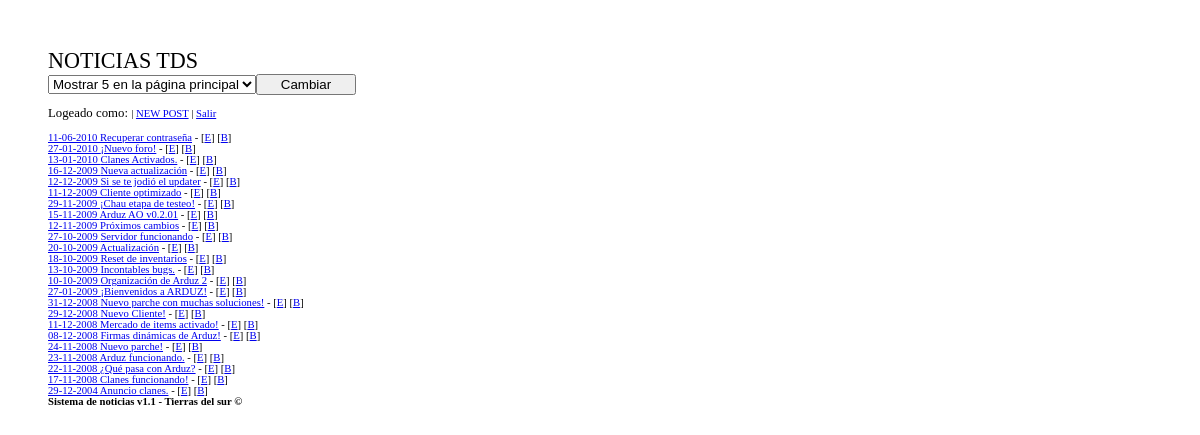
Screenshot of /noti/panela.php (signed in) with the database file from the repository.
### tables this page shows
CREATE TABLE `noticias` (
  `id` int(6) NOT NULL,
  `name` varchar(200) NOT NULL,
  `msg` text NOT NULL,
  `date` int(11) NOT NULL DEFAULT 0,
  `titulo` varchar(50) NOT NULL,
  `completa` text NOT NULL
);

### noti/panela.php (called while the page is built, shortened)
<?php
include "ver.php";
?>

### noti/seguro.php (called while the page is built, shortened)
<?php
require_once("theme.php");
function exec_sql($sql) {
	$result = mysql_query($sql);
	return $result;
}
function urls_amigables($url) {
$url = utf8_encode(strtolower($url));
$find = array('�', '�', '�', '�', '�', '�');
$repl = array('a', 'e', 'i', 'o', 'u', 'n');
$url = utf8_encode(str_replace ($find, $repl, $url));
$find = array(' ', '&', '\r\n', '\n', '+');
$url = utf8_encode(str_replace ($find, '-', $url));
$find = array('/[^a-z0-9\-<>]/', '/[\-]+/', '/<[^>]*>/');
$repl = array('', '-', '');
$url = preg_replace ($find, $repl, $url);
return $url;
}
?>

### noti/ver.php (the view, shortened to what this page needs)
<?php
require_once("seguro.php");
theme_header("NOTICIAS TDS");
if ($_SESSION["noti"]!="SI") {
	echo("Acceso denegado.");
	theme_header("LOGIN");
	theme_login();
	footer();
	exit();
} else {
echo '<form action="ver.php" method="post"><select name="cuantas"><option value="5">Mostrar 5 en la página principal</option><option value="4">Mostrar 4 en la página principal</option><option value="3">Mostrar 3 en la página principal</option><option value="2">Mostrar 2 en la página principal</option><option value="1">Mostrar 1 en la página principal</option></select><input type="submit" value="Cambiar" name="mostrar" style="width:100px;"/></form>';
	echo '<br/><big>Logeado como: <b>'.$_SESSION['nick'].'</b></big> | <a href=\'add.php\'>NEW POST</a> | <a href="ver.php?salir='.$_SESSION['nick'].'" title="Salir">Salir</a><br/><br/><div style="width:400px;">';
	$res_id = exec_sql("SELECT * FROM `noticias` ORDER BY `date` DESC");
	while ($row = mysql_fetch_array($res_id)) {
		$linx = urls_amigables($row['titulo']);
		$tito = $row['titulo'];
		$tito = '<a title="Leer m&aacute;s, '.$row['titulo'].'" href="leernoticia.html?n='.$row['id'].'.'.$linx.'">'.date("d-m-Y",$row['date']).' '.$tito.'</a> - [<a href="edit.php?idx='. $row['id'] .'" title="Editar">E</a>] [<a href="borrar.php?idx='. $row['id'] .'" title="Borrar">B</a>]<br />
';
		echo $tito;
	}
}
echo "</div>";
footer();
?>

### noti/theme.php (shortened to what this page needs)
<?php
function theme_header($title="Noticias")
{
	echo '
<!DOCTYPE html PUBLIC "-//W3C//DTD XHTML 1.0 Transitional//EN" "http://www.w3.org/TR/xhtml1/DTD/xhtml1-transitional.dtd">
<html xmlns="http://www.w3.org/1999/xhtml" xml:lang="es" lang="es">
<head>
	<title>'.$title.'</title>
</head>
<body>
<big><big><big><big>'.$title.'</big></big></big></big><br/>
';
}
function footer()
{
	echo '<strong>Sistema de noticias v1.1 - Tierras del sur &copy; </strong>
</body>
</html>';
}
?>

### noti/theme.php (style rules this page uses)
body { background-color: #ffffff;font-family:verdana;color: black;font-size:8pt;padding:40px; }

### rows the page displays
noticias: date "11-06-2010", titulo "Recuperar contraseña"
noticias: date "27-01-2010", titulo "¡Nuevo foro!"
noticias: date "13-01-2010", titulo "Clanes Activados."
noticias: date "16-12-2009", titulo "Nueva actualización"
noticias: date "12-12-2009", titulo "Si se te jodió el updater"
noticias: date "11-12-2009", titulo "Cliente optimizado"
noticias: date "29-11-2009", titulo "¡Chau etapa de testeo!"
noticias: date "15-11-2009", titulo "Arduz AO v0.2.01"
noticias: date "12-11-2009", titulo "Próximos cambios"
noticias: date "27-10-2009", titulo "Servidor funcionando"
noticias: date "20-10-2009", titulo "Actualización"
noticias: date "18-10-2009", titulo "Reset de inventarios"
noticias: date "13-10-2009", titulo "Incontables bugs."
noticias: date "10-10-2009", titulo "Organización de Arduz 2"
noticias: date "27-01-2009", titulo "¡Bienvenidos a ARDUZ!"
noticias: date "31-12-2008", titulo "Nuevo parche con muchas soluciones!"
noticias: date "29-12-2008", titulo "Nuevo Cliente!"
noticias: date "11-12-2008", titulo "Mercado de items activado!"
noticias: date "08-12-2008", titulo "Firmas dinámicas de Arduz!"
noticias: date "24-11-2008", titulo "Nuevo parche!"
noticias: date "23-11-2008", titulo "Arduz funcionando."
noticias: date "22-11-2008", titulo "¿Qué pasa con Arduz?"
noticias: date "17-11-2008", titulo "Clanes funcionando!"
noticias: date "29-12-2004", titulo "Anuncio clanes."

### other values shown
$title "NOTICIAS TDS"
